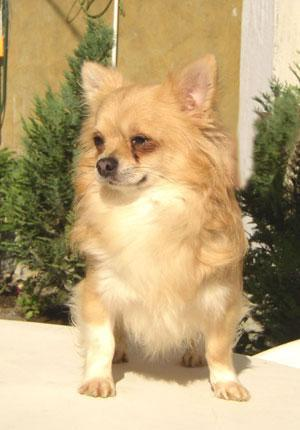
#> input picture images/chihuahua.jpeg, 300 x 430 px
$ python -i unstructured_noise.py   (imports and definitions only)
#> lines starting #> are read from the running program, lines starting #| are printed output that depends on the picture
from PIL import Image
import numpy as np
import random
import cv2
from io import BytesIO

# [99 lines left out: functions pil_to_np, np_to_pil, synthesize_salt_pepper, synthesize_gaussian, synthesize_speckle, synthesize_low_resolution and 1 more, not called in this run]


def blur_image(img):
    x=np.array(img)
    kernel_size_candidate=[(3,3),(5,5),(7,7)]
    kernel_size=random.sample(kernel_size_candidate,1)[0]
    std=random.uniform(1.,3.)

    #print("The gaussian kernel size: (%d,%d) std: %.2f"%(kernel_size[0],kernel_size[1],std))
    blur=cv2.GaussianBlur(x,kernel_size,std)

    return Image.fromarray(blur.astype(np.uint8))

def online_add_degradation(img):

    task_id=np.random.permutation(3)

    for x in task_id:
        if x==0 and random.uniform(0,1)<0.7:
            img = blur_image(img)
        if x==1 and random.uniform(0,1)<0.7:
            flag = random.choice([1, 2, 3])
            if flag == 1:
                img = synthesize_gaussian(img, 5, 50)
            elif flag == 2:
                img = synthesize_speckle(img, 5, 50)
            elif flag == 3:
                img = synthesize_salt_pepper(img, random.uniform(0, 0.01), random.uniform(0.3, 0.8))
        if x==2 and random.uniform(0,1)<0.7:
            img=synthesize_low_resolution(img)

    return img


# [4 lines left out: function show_image, not called in this run]

>>> import cv2
>>> picture = cv2.cvtColor(cv2.imread('images/chihuahua.jpeg'), cv2.COLOR_BGR2RGB)
>>> result = online_add_degradation(picture)
#> the loop in online_add_degradation, `for x in task_id:` made 3 passes
#> pass 3, in blur_image, `blur=cv2.GaussianBlur(x,kernel_size,std)`:
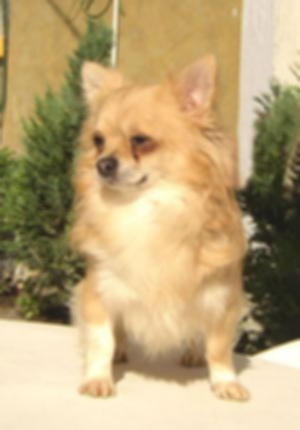
#> blur: shape (430, 300, 3); mean R, G, B 187.2, 164.4, 120.4
